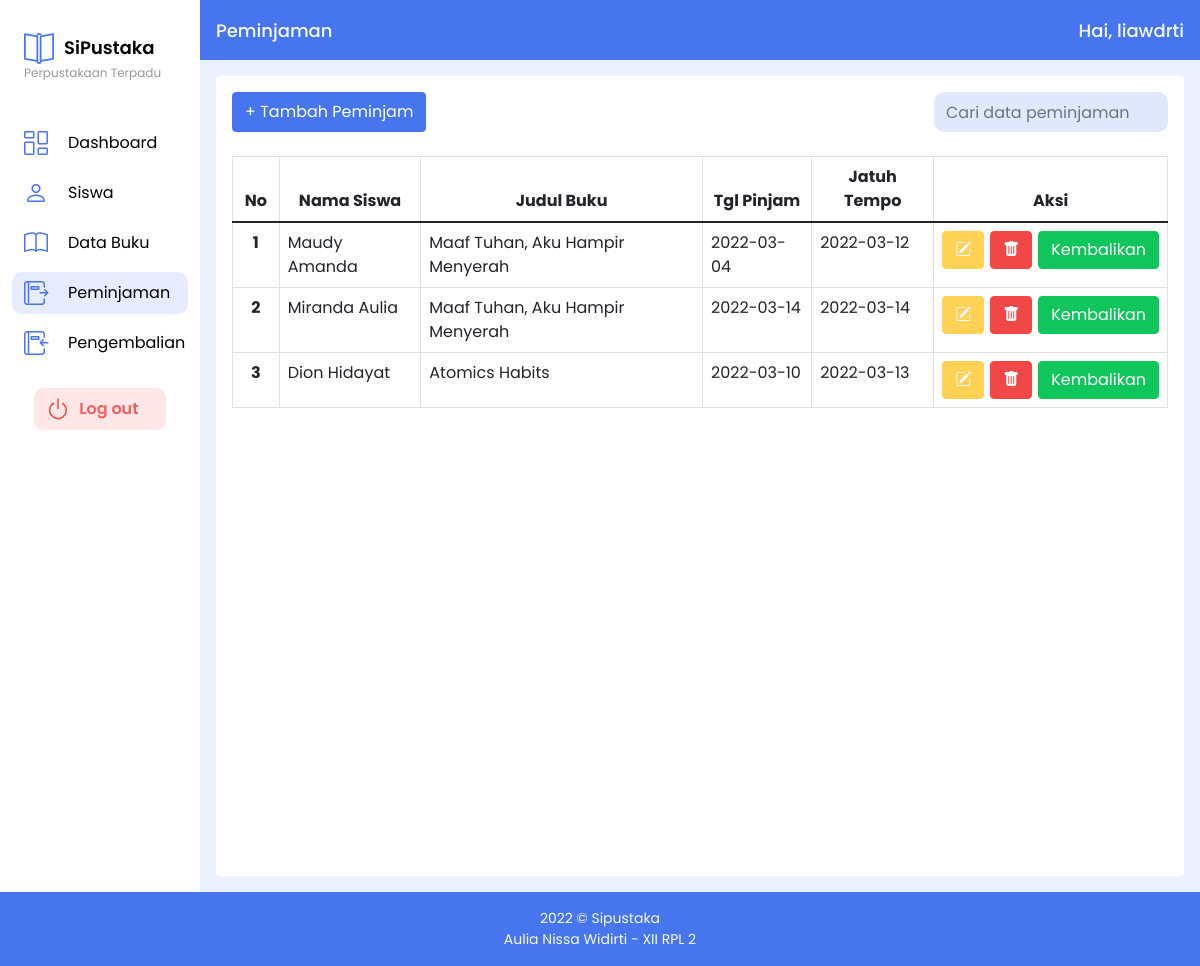
Page /admin/peminjaman/index.php (signed in) on the committed database.
### tables this page shows
CREATE TABLE `tb_pinjam` (
  `id_pinjam` int(11) NOT NULL,
  `tgl_pinjam` date NOT NULL,
  `jatuh_tempo` date NOT NULL,
  `status` varchar(100) NOT NULL,
  `nis` int(11) NOT NULL,
  `id_buku` int(11) NOT NULL
);

CREATE TABLE `tb_siswa` (
  `nis` int(11) NOT NULL,
  `nama_siswa` varchar(100) DEFAULT NULL,
  `foto_siswa` varchar(100) NOT NULL,
  `id_kelas` int(11) DEFAULT NULL,
  `jk_siswa` varchar(100) DEFAULT NULL,
  `telp_siswa` varchar(100) DEFAULT NULL,
  `alamat_siswa` varchar(100) DEFAULT NULL
);

CREATE TABLE `tb_buku` (
  `id_buku` int(11) NOT NULL,
  `judul_buku` varchar(100) DEFAULT NULL,
  `cover_buku` varchar(100) DEFAULT NULL,
  `jumlah_buku` int(11) NOT NULL,
  `pengarang` varchar(100) DEFAULT NULL,
  `penerbit` varchar(100) DEFAULT NULL,
  `tahun_terbit` year(4) DEFAULT NULL,
  `isbn` varchar(100) DEFAULT NULL
);

### classes/Session.php (called while the page is built, shortened)
<?php
class Session
{
    public static function get($name)
    {
        return $_SESSION[$name];
    }
}

### config/Database.php (called while the page is built, shortened)
<?php
class Database
{
    private static $instance = null;
    private $mysqli,
        $host = 'localhost',
        $user = 'root',
        $pass = '',
        $db_name = 'db_sipustaka';
    public function __construct()
    {
        try {
            $this->mysqli = new mysqli($this->host, $this->user, $this->pass, $this->db_name);
        } catch (Exception $exeption) {
            die($exeption->getMessage());
        }
    }
    public static function getInstance()
    {
        if (!isset(self::$instance)) {
            self::$instance = new Database();
        }
        return self::$instance;
    }
    public function selectAllJoinT($table, $tjoinOne, $idOne, $tjoinTwo, $idTwo, $where, $whereValues)
    {
        $query = "SELECT * FROM $table INNER JOIN $tjoinOne ON $table.$idOne=$tjoinOne.$idOne
        INNER JOIN $tjoinTwo ON $table.$idTwo=$tjoinTwo.$idTwo WHERE $where=$whereValues";
        $result = $this->mysqli->query($query);
        if (!$result->num_rows) {
            return false;
        } else {
            while ($row = $result->fetch_assoc()) {
                $field[] = $row;
            }
            return $field;
        }
    }
}

### core/app.php (called while the page is built, shortened)
<?php
require_once '../../config/Database.php';
$user = new User();

### classes/User.php (called while the page is built, shortened)
<?php
class User
{
    private $db;
    public function __construct()
    {
        $this->db = Database::getInstance();
    }
    public function getJoinThree($table, $tjoinOne, $idOne, $tjoinTwo, $idTwo, $where, $whereValues)
    {
        return $this->db->selectAllJoinT($table, $tjoinOne, $idOne, $tjoinTwo, $idTwo, $where, $whereValues);
    }
}

### admin/peminjaman/index.php (the view, shortened to what this page needs)
<?php
require_once '../../core/app.php';
include('../templates/side-bar.php');
?>
<div class="content col m-0 p-0">
    <div class="head text-light d-flex align-items-center justify-content-between p-3" style="background-color: #4675ee; height: 60px; font-size: 18px; font-weight:500;">
        <div>Peminjaman</div>
        <div>
            <?php
            $adm = Session::get('username');
            echo 'Hai, ' . $adm;
            ?>
        </div>
    </div>
    <div class="card min-vh-100 m-3 border-0">
        <div class="card-body">
            <div class="menu d-flex justify-content-between">
                <button class="btn btn-primary" onclick="window.location.href='tambah-pinjam.php';">+ Tambah Peminjam</button>
                <input type="search" class="search form-control w-25" id="search_field_input" onkeyup="search_table()" placeholder="Cari data peminjaman">
            </div>
            <div class="mt-4">
                <table class="table table-bordered" id="table_id">
                    <thead>
                        <tr class="text-center">
                            <th>No</th>
                            <th>Nama Siswa</th>
                            <th>Judul Buku</th>
                            <th>Tgl Pinjam</th>
                            <th>Jatuh Tempo</th>
                            <th style="width: 25%;">Aksi</th>
                        </tr>
                    </thead>
                    <tbody>
                        <?php
                        $no = 1;
                        $statusVales = "'dipinjam'";
                        $field = $user->getJoinThree('tb_pinjam', 'tb_siswa', 'nis', 'tb_buku', 'id_buku', 'status', $statusVales);
                        if (!$field) {
                            echo "<tr><td colspan='7' align='center'>Belum Ada Data Peminjaman</td></tr>";
                        } else {
                            foreach ($field as $data) {
                                if ($data['status'] === 'dipinjam') { ?>
                                    <tr>
                                        <th style="width: 5%;" class="text-center"><?php echo $no; ?></th>
                                        <td><?php echo $data['nama_siswa']; ?></td>
                                        <td><?php echo $data['judul_buku']; ?></td>
                                        <td><?php echo $data['tgl_pinjam']; ?></td>
                                        <td><?php echo $data['jatuh_tempo']; ?></td>
                                        <td>
                                            <div class="d-flex justify-content-between">
                                                <a href="edit-pinjam.php?id_pinjam=<?php echo $data['id_pinjam']; ?>" class="btn btn-warning text-light"><i class="bi bi-pencil-square"></i></a>
                                                <a href="delete-pinjam.php?id_pinjam=<?php echo $data['id_pinjam']; ?>" class="btn btn-danger" name="hapus" onclick="return confirm('Hapus Data Peminjaman?')"><i class="bi bi-trash-fill"></i></a>
                                                <a href="../pengembalian/kembalikan-buku.php?id_pinjam=<?php echo $data['id_pinjam']; ?>" class="btn btn-success">Kembalikan</i></a>
                                            </div>
                                        </td>
                                    </tr>
                        <?php
                                    $no++;
                                }
                            }
                        } ?>
                    </tbody>
                </table>
            </div>
        </div>
    </div>
</div>
<?php
include('../templates/footer.php');
?>

### admin/assets/css/style-adm.css (style rules this page uses)
a { text-decoration: none; color: black; }
* { font-family: "Poppins", sans-serif; }
.content { background-color: #ecf1fd; }
.search { background-color: #e0e8fc; border: none; border-radius: 10px; height: 40px; }
.btn-primary { border-color: #4675ee; background-color: #4675ee !important; }
.btn-danger { border-color: #f24747; background-color: #f24747; }
.btn-warning { border-color: #ffd155; background-color: #ffd155; }
.btn-success { border-color: #0fc55c; background-color: #0fc55c; }

### rows in the picture
tb_pinjam: nis.nama_siswa "Maudy Amanda", id_buku.judul_buku "Maaf Tuhan, Aku Hampir Menyerah", tgl_pinjam "2022-03-04", jatuh_tempo "2022-03-12"
tb_pinjam: nis.nama_siswa "Miranda Aulia", id_buku.judul_buku "Maaf Tuhan, Aku Hampir Menyerah", tgl_pinjam "2022-03-14", jatuh_tempo "2022-03-14"
tb_pinjam: nis.nama_siswa "Dion Hidayat", id_buku.judul_buku "Atomics Habits", tgl_pinjam "2022-03-10", jatuh_tempo "2022-03-13"

### other values in the picture
$adm "liawdrti"
